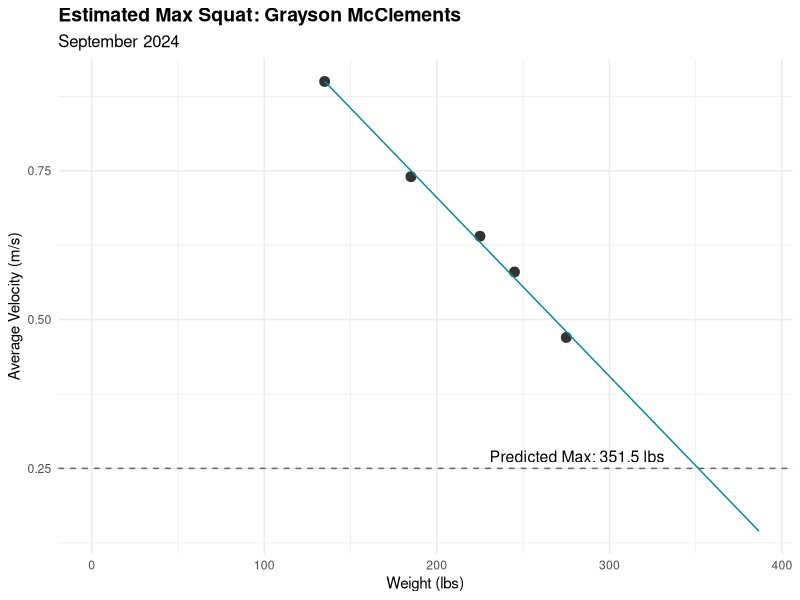
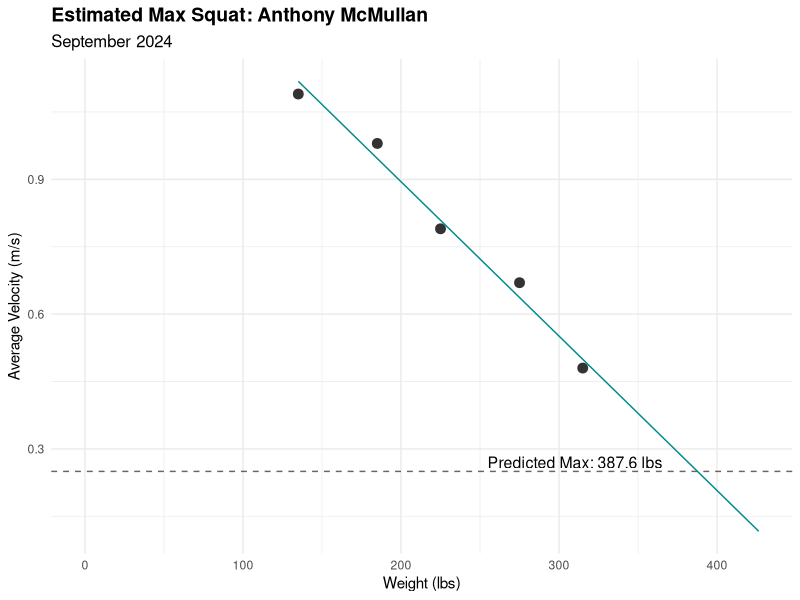
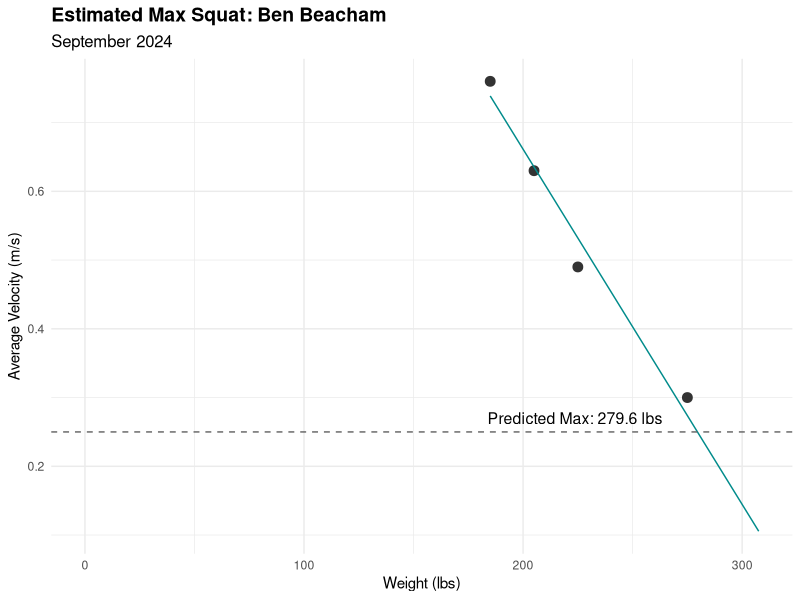
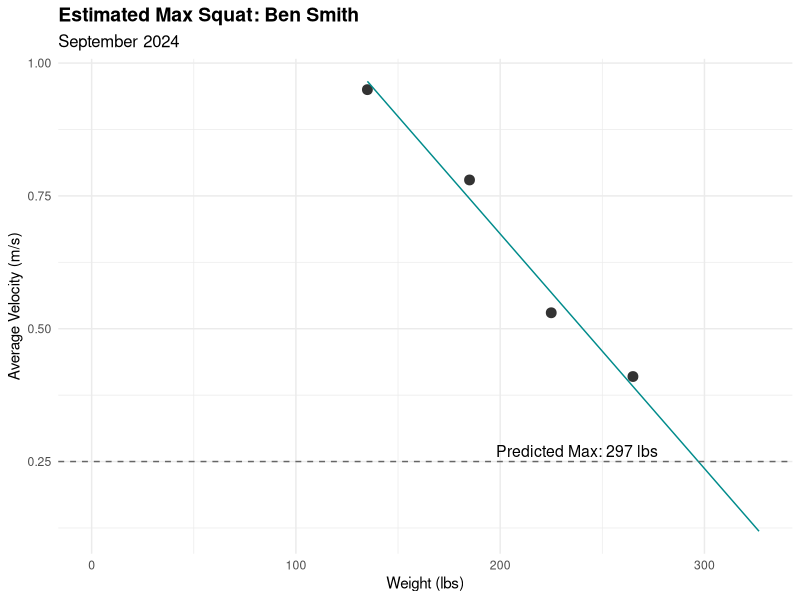
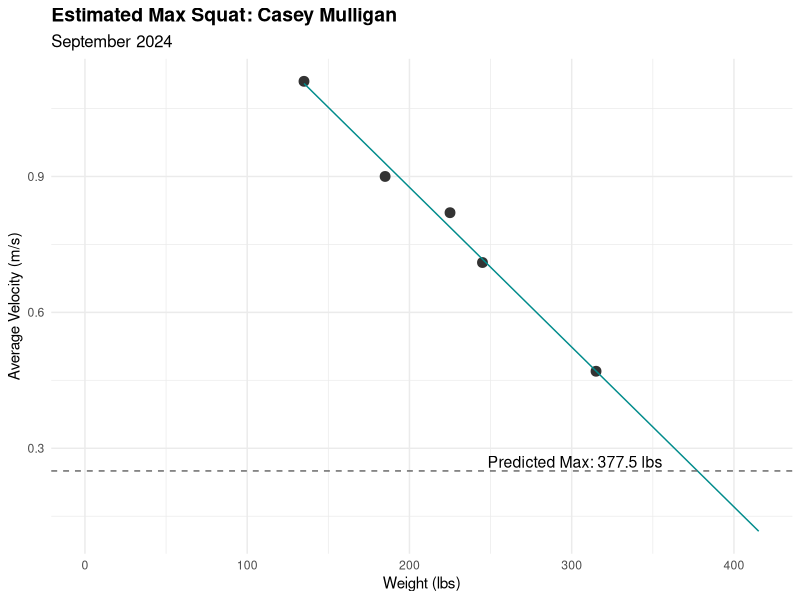
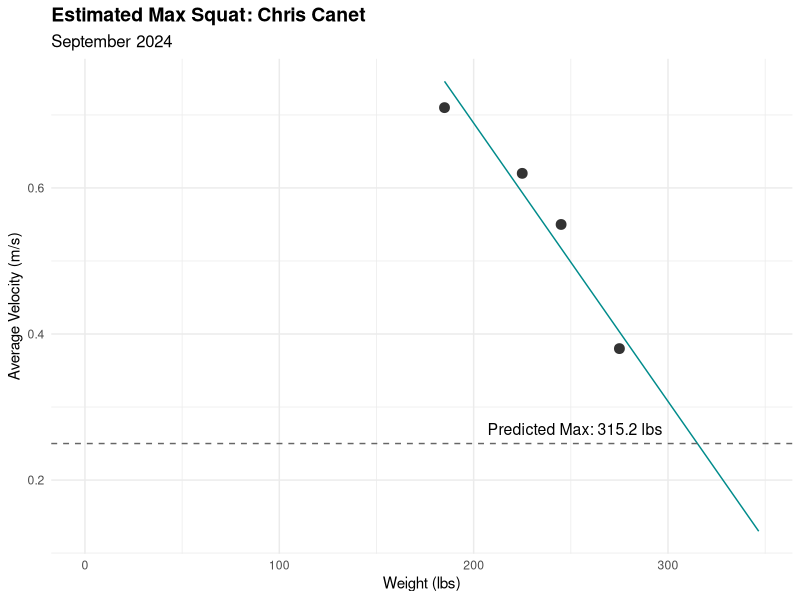
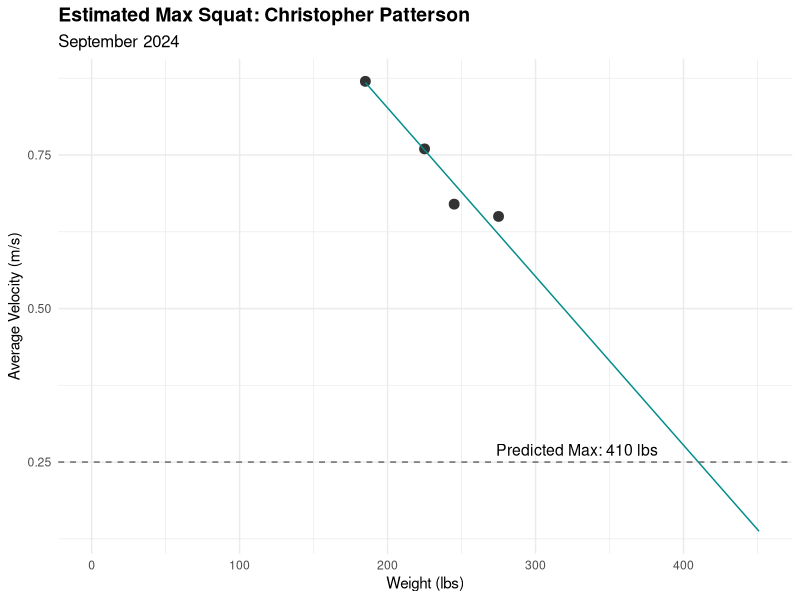
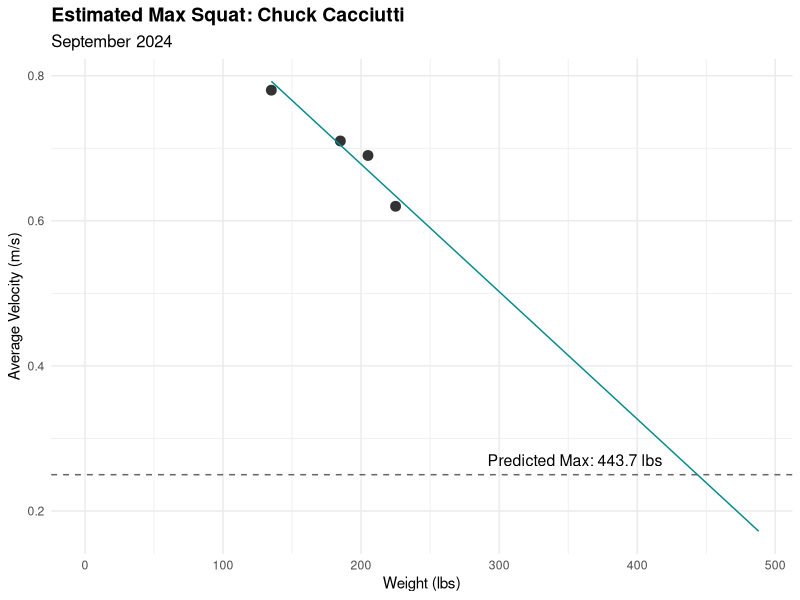

Here is the R script that generated these plots, in order:
#### Setup ####
library(tidyverse)
library(conflicted)
conflicts_prefer(dplyr::select)
conflicts_prefer(dplyr::filter)

# read data
dat <- read_csv("MLAX_Squat_Velocity.csv") %>%
  distinct(Name, `Weight (lbs)`, .keep_all = TRUE) %>% # Remove sets with duplicate weights
  rename(name = Name,
         set_id = `Set ID`,
         weight = `Weight (lbs)`,
         reps = `Rep Count`,
         avg_velocity = `Avg Mean Velocity (m/s)`) %>%
  drop_na(weight, avg_velocity) %>%
  mutate(weight = as.numeric(weight),
         avg_velocity = as.numeric(avg_velocity)) %>%
  group_by(name) %>%
  filter(n() > 1) %>%  # Ensure valid_sets > 1 for each athlete
  ungroup()

#### Calculate max squat predictions ####
# max squat prediction function
calc_max <- function(data) {
  linear_model <- lm(weight ~ avg_velocity, data = data)
  
  max_pred <- predict(linear_model, newdata = data.frame(avg_velocity = 0.25))
  
  mse <- mean((data$weight - predict(linear_model, data))^2)
  r_squared <- summary(linear_model)$r.squared
  
  return(tibble(
    name = unique(data$name),       
    Max_Pred = max_pred,
    MSE = mse,
    R2 = r_squared,
    valid_sets = nrow(data)
  ))
}


# Calculate max squat predictions for all athletes
pred_max_squats <- dat %>%
  group_by(name) %>%
  group_modify(~ calc_max(.x)) %>%
  ungroup()


#### Plot the results ####
# Define the plotting function with the requested tweaks
plot_max_squat <- function(data, max_pred, athlete_name) {
  # Convert athlete_name to character to ensure proper handling
  athlete_name <- as.character(athlete_name)
  
  # Debugging: Print the athlete's name to confirm it's received correctly
  print(paste("Plotting for athlete:", athlete_name))
  
  # Fit the linear model
  linear_model <- lm(weight ~ avg_velocity, data = data)
  
  # Extract model coefficients
  intercept <- coef(linear_model)[1]
  slope <- coef(linear_model)[2]
  
  # Calculate the predicted weight at avg_velocity = 0.25 m/s
  predicted_weight <- max_pred
  
  # Define the x-axis range to include the predicted max
  x_max <- max(data$weight, predicted_weight) * 1.1  # Add 10% margin
  x_values <- seq(min(data$weight), x_max, length.out = 100)
  
  # Calculate corresponding avg_velocity values for the regression line
  regression_velocities <- (x_values - intercept) / slope
  
  # Create a data frame for the regression line
  regression_line <- data.frame(
    weight = x_values,
    avg_velocity = regression_velocities
  )
  
  # Create the plot
  ggplot(data, aes(x = weight, y = avg_velocity)) +
    geom_point(color = "gray20", size = 3) + 
    geom_line(data = regression_line, aes(x = weight, y = avg_velocity), color = "darkcyan") + 
    geom_hline(yintercept = 0.25, linetype = "dashed", color = "gray40") + 
    scale_x_continuous(limits = c(0, x_max)) + 
    annotate(
      "text", 
      x = predicted_weight * 0.8, 
      y = 0.25 + 0.02, 
      label = paste("Predicted Max:", round(predicted_weight, 1), "lbs"), 
      color = "black",
      size = 4
    ) +
    ggtitle(paste("Estimated Max Squat:", athlete_name)) + 
    labs(
      subtitle = "September 2024",
      x = "Weight (lbs)",
      y = "Average Velocity (m/s)"
    ) +
    theme_minimal() +
    theme(
      plot.title = element_text(size = 14, face = "bold"),
      plot.subtitle = element_text(size = 12)
    )
}


# Generate plots for each athlete
plots <- dat %>%
  group_by(name) %>%
  nest() %>% # Nest data by athlete
  left_join(pred_max_squats, by = "name") %>% # Correctly join by name
  mutate(plot = pmap(list(data, Max_Pred, name), ~ plot_max_squat(..1, ..2, ..3)))

# Display a specific plot (e.g., the first athlete)
print(plots$plot[[12]])

#### Export ####
write_csv(pred_max_squats, "predicted_max_squats.csv")
plots %>%
  mutate(filename = paste0("Max_Squat_Pred_", str_replace_all(name, " ", "_"), ".png")) %>%
  pwalk(function(plot, filename, ...) {
    ggsave(filename, plot = plot, width = 8, height = 6, dpi = 300)
    message("Saved plot to ", filename)
  })
